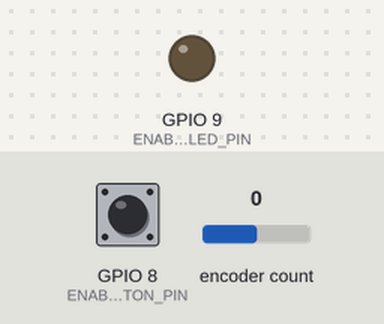
The sketch below on a simulated Seeed XIAO ESP32-S3. On the bench: output pins drawn as LEDs (lit = HIGH). Dashed ring = blinking. Inputs (shaded band) come from the test bench; at power-on: GPIO 8 (ENABLE_BUTTON_PIN) HIGH, encoder count 0. USB keyboard and mouse output is not drawn; what the sketch prints to the serial monitor is not drawn.

Above: at 1.2 s.
1.3 s: GPIO 8 (ENABLE_BUTTON_PIN) pulled LOW for 3.2 s
At 2.1 s:
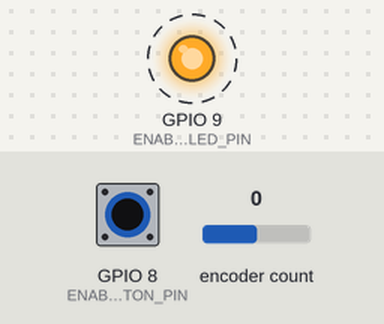
6.0 s: GPIO 8 (ENABLE_BUTTON_PIN) pulled LOW for 0.15 s
At 7.1 s:
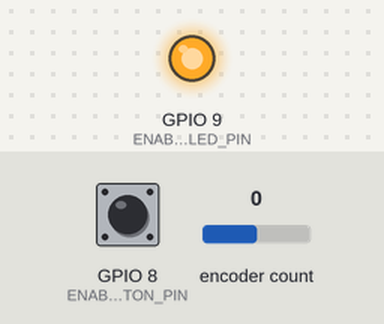
7.6 s: GPIO 8 (ENABLE_BUTTON_PIN) pulled LOW for 1 s
At 8.3 s:
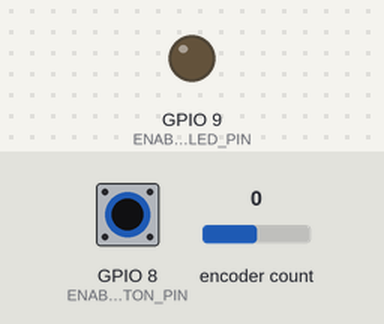
Timing chart, 0 to 10.6 s (numbered marks = the images above; inputs shaded):
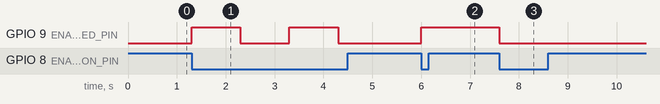

Measured:
- after the input at 1.3 s, GPIO 9 (ENABLE_LED_PIN): alternates HIGH for 1.0 s and LOW for 1.0 s, starting at once
- after the input at 6.0 s, GPIO 9 (ENABLE_LED_PIN): LOW → HIGH at once
- after the input at 7.6 s, GPIO 9 (ENABLE_LED_PIN): HIGH → LOW at once

The sketch:

BTknob_Xiao.ino
```cpp
// (licence header left out)
#include <BleMouse.h>
#include <Encoder.h>

//Initializing Key objects/libraries
BleMouse bleMouse;
Encoder myEnc(D8, D7);  //D01, D01

//Setup for encoder -> mouse scroll calculations
int lastpos = 0;
int currentpos = 0;
int posabsdiff = 0;
int posdiff = 0;

//Setup for 2 millisecond 'delay' between sending BLE command or else BLE disconnects
unsigned long startMillis;
unsigned long currentMillis;
const unsigned long period = 2; //the value is a number of milliseconds, ie 1 second

// Varialbles for the enable button and setup button refraction period settings
#define ENABLE_LED_PIN D10
#define ENABLE_BUTTON_PIN D9
bool Enabled = true;
unsigned long pressMillis = 0;
const unsigned long buttonperiod = 1000; //the value is a number of milliseconds, ie 1 second

void setup() {

bleMouse.begin();
Serial.begin(115200);
startMillis = millis();
pressMillis = 0;
//Serial.println("Rebooted..."); //initial start time

// Initialize pins
pinMode(ENABLE_BUTTON_PIN, INPUT_PULLUP);
pinMode(ENABLE_LED_PIN, OUTPUT);
digitalWrite(ENABLE_LED_PIN, LOW);

}

void loop() {

  //Check to see what the Enable / Disable Switch is set to and toogle if pressed along with refraction period
  if (digitalRead(ENABLE_BUTTON_PIN) == LOW){
    currentMillis = millis();
    if (currentMillis - pressMillis >= buttonperiod){
      if (Enabled == true){
        digitalWrite(ENABLE_LED_PIN, HIGH);
        Enabled = false;
        pressMillis = millis();
        //Serial.println(Enabled);
      }
      else if (Enabled == false){
        digitalWrite(ENABLE_LED_PIN, LOW);
        Enabled = true;
        pressMillis = millis();
        myEnc.write(0); //resets encoder position to not jump
        //Serial.println(Enabled);
      }
    }
  }

 //If a device is connected to BT mouse do the following
 if(bleMouse.isConnected()) {
  currentpos=myEnc.read();
  //Serial.println(currentpos);
  currentpos = currentpos /4;
  //Serial.println(currentpos);
  currentMillis = millis();
  if (currentMillis - startMillis >= period)  //test whether 2ms has elapsed
    {
      if (Enabled == true)
      {
      //Serial.println("Over 2ms");
      posdiff=lastpos - currentpos;
      lastpos=currentpos;
      bleMouse.move(0,0,posdiff);
      Serial.println(currentpos);
      startMillis = millis();
      }
    }
  }
}
```
